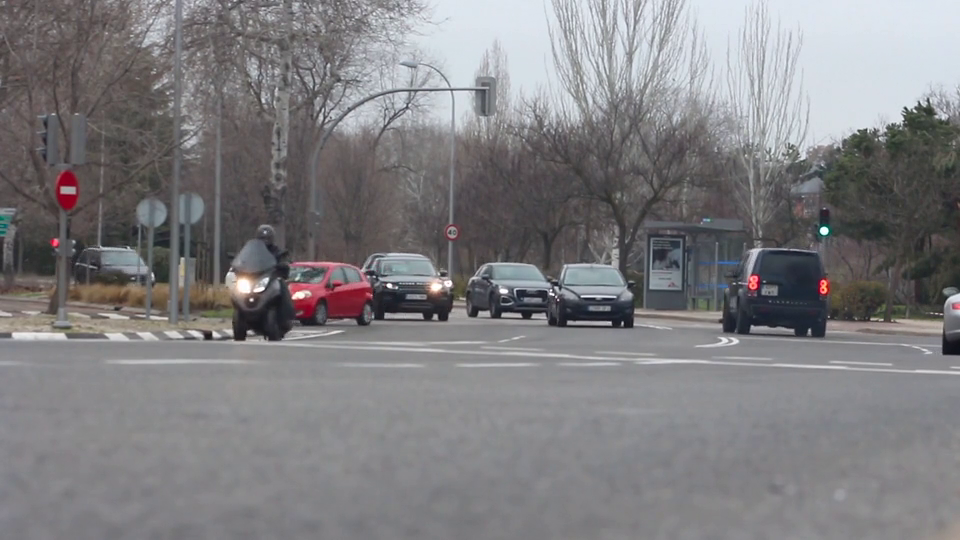
#> input picture frame 34 of cars2.mp4, 960 x 540 px
$ python App.py
#> lines starting #> are read from the running program, lines starting #| are printed output that depends on the picture; after the words box and inside, x2 and y2 are one past the last pixel; in counts of white or black regions, pixels touching at a corner belong together
import cv2
from random import randrange

car_cascade = cv2.CascadeClassifier('haarcascade_car.xml')

cap = cv2.VideoCapture("cars2.mp4")

while cap.isOpened():
    ret, img = cap.read()
#> img is the input picture: shape (540, 960, 3); mean B, G, R 128.2, 125.8, 127
    gray = cv2.cvtColor(img, cv2.COLOR_BGR2GRAY)
    cars = car_cascade.detectMultiScale(gray, 1.3, 5)
#> cars = [[513, 218, 154, 154]]

    for (x,y,w,h) in cars:
        cv2.rectangle(img,(x,y),(x+w+5,y+h+5),(randrange(256),randrange(256),randrange(256)),3)
#> this loop made 1 pass
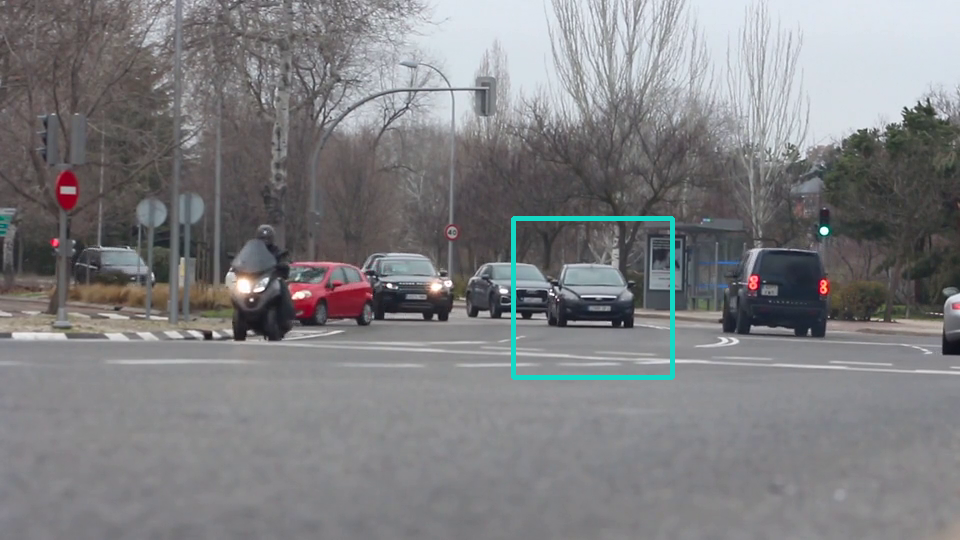
#> img: shape (540, 960, 3); 0.61% of pixels changed, all inside (x1, y1, x2, y2) = (511, 216, 675, 380)

    cv2.imshow('Car Detector',img)
    cv2.waitKey(30)

$ run again, starting later in the video
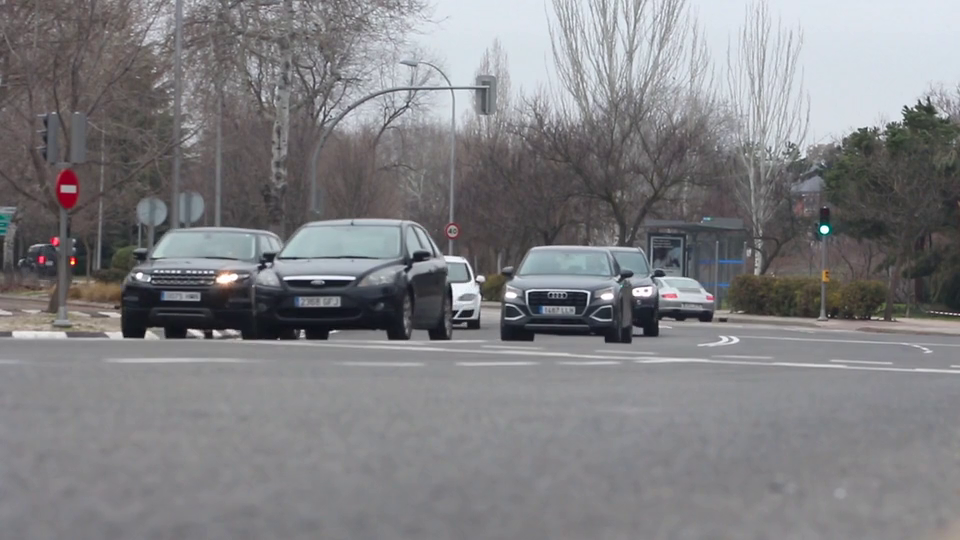
#> input picture frame 155 of cars2.mp4, 960 x 540 px
#> img is the input picture: shape (540, 960, 3); mean B, G, R 129.9, 127.2, 127.5
#> cars = [[56, 298, 56, 56], [469, 190, 215, 215], [209, 150, 276, 276]]
#> the loop `for (x,y,w,h) in cars:` made 3 passes
#> after the loop `for (x,y,w,h) in cars:`:
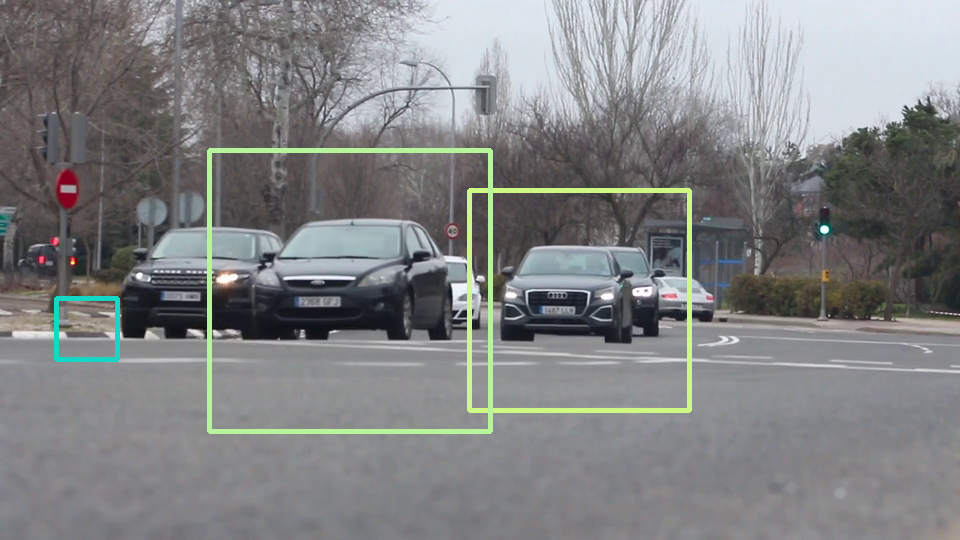
#> img: shape (540, 960, 3); 2.15% of pixels changed, all inside (x1, y1, x2, y2) = (54, 148, 692, 434)

$ run again, starting later in the video
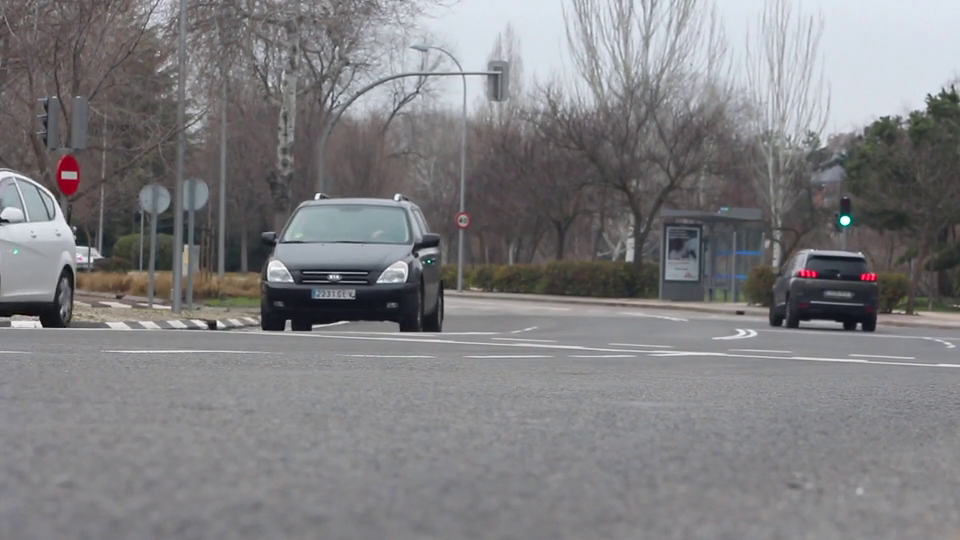
#> input picture frame 276 of cars2.mp4, 960 x 540 px
#> img is the input picture: shape (540, 960, 3); mean B, G, R 128.5, 126.1, 127.1
#> cars = [[208, 131, 280, 280]]
#> the loop `for (x,y,w,h) in cars:` made 1 pass
#> after the loop `for (x,y,w,h) in cars:`:
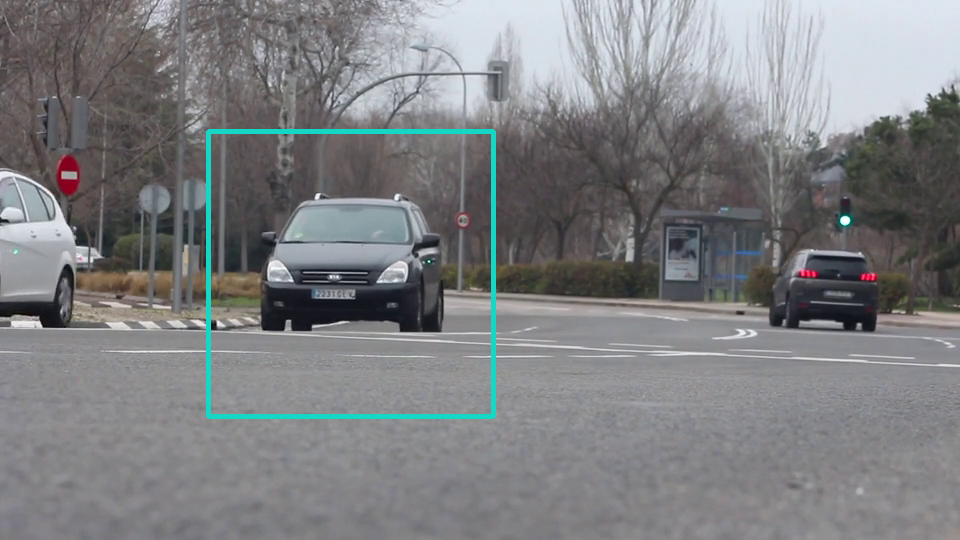
#> img: shape (540, 960, 3); 1.1% of pixels changed, all inside (x1, y1, x2, y2) = (206, 129, 496, 419)
